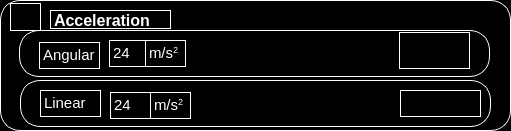
     <widget class="QWidget" name="widget_15" native="true">
      <property name="geometry">
       <rect>
        <x>10</x>
        <y>90</y>
        <width>511</width>
        <height>131</height>
       </rect>
      </property>
      <property name="styleSheet">
       <string notr="true">background-color:rgb(0, 0, 0);
border-color: rgb(243, 243, 243);
border-radius: 20px ;
border-width: 5rem;
border: 1px solid  rgb(255, 255, 255);</string>
      </property>
      <widget class="QLabel" name="label_6">
       <property name="geometry">
        <rect>
         <x>10</x>
         <y>0</y>
         <width>31</width>
         <height>31</height>
        </rect>
       </property>
       <property name="styleSheet">
        <string notr="true">image: url(:/newPrefix/Acceleration.jpg);
border: 1rem solid black;
margin-top: 3px;

</string>
       </property>
       <property name="text">
        <string/>
       </property>
      </widget>
      <widget class="QLabel" name="label_14">
       <property name="geometry">
        <rect>
         <x>50</x>
         <y>10</y>
         <width>121</width>
         <height>21</height>
        </rect>
       </property>
       <property name="styleSheet">
        <string notr="true">border: 1rem solid black;
font: 17pt &quot;Roboto&quot; ;
margin-bottom: 2px;
padding-right:2px;
</string>
       </property>
       <property name="text">
        <string>&lt;html&gt;&lt;head/&gt;&lt;body&gt;&lt;p&gt;&lt;span style=&quot; font-size:12pt; font-weight:600; color:#ffffff;&quot;&gt;Acceleration&lt;/span&gt;&lt;/p&gt;&lt;/body&gt;&lt;/html&gt;</string>
       </property>
      </widget>
      <widget class="QWidget" name="widget_27" native="true">
       <property name="geometry">
        <rect>
         <x>19</x>
         <y>30</y>
         <width>471</width>
         <height>51</height>
        </rect>
       </property>
       <property name="styleSheet">
        <string notr="true">margin-bottom: 4px;</string>
       </property>
       <widget class="QLabel" name="label_94">
        <property name="geometry">
         <rect>
          <x>20</x>
          <y>12</y>
          <width>61</width>
          <height>31</height>
         </rect>
        </property>
        <property name="styleSheet">
         <string notr="true">border: 1rem solid black;</string>
        </property>
        <property name="text">
         <string>&lt;html&gt;&lt;head/&gt;&lt;body&gt;&lt;p&gt;&lt;span style=&quot; font-size:11pt; color:#ffffff;&quot;&gt;Angular&lt;/span&gt;&lt;/p&gt;&lt;/body&gt;&lt;/html&gt;</string>
        </property>
       </widget>
       <widget class="QLabel" name="label_96">
        <property name="geometry">
         <rect>
          <x>90</x>
          <y>10</y>
          <width>41</width>
          <height>31</height>
         </rect>
        </property>
        <property name="styleSheet">
         <string notr="true">border: 1rem solid black;</string>
        </property>
        <property name="text">
         <string>&lt;html&gt;&lt;head/&gt;&lt;body&gt;&lt;p&gt;&lt;span style=&quot; font-size:11pt; color:#ffffff;&quot;&gt;24&lt;/span&gt;&lt;/p&gt;&lt;/body&gt;&lt;/html&gt;</string>
        </property>
       </widget>
       <widget class="QLabel" name="label_98">
        <property name="geometry">
         <rect>
          <x>126</x>
          <y>10</y>
          <width>41</width>
          <height>31</height>
         </rect>
        </property>
        <property name="styleSheet">
         <string notr="true">border: 1rem solid black;</string>
        </property>
        <property name="text">
         <string>&lt;html&gt;&lt;head/&gt;&lt;body&gt;&lt;p&gt;&lt;span style=&quot; font-size:11pt; color:#ffffff;&quot;&gt;m/s&lt;/span&gt;&lt;span style=&quot; font-size:11pt; color:#ffffff; vertical-align:super;&quot;&gt;2&lt;/span&gt;&lt;/p&gt;&lt;/body&gt;&lt;/html&gt;</string>
        </property>
       </widget>
       <widget class="QLabel" name="label_119">
        <property name="geometry">
         <rect>
          <x>380</x>
          <y>2</y>
          <width>71</width>
          <height>41</height>
         </rect>
        </property>
        <property name="styleSheet">
         <string notr="true">border: 1rem solid black;</string>
        </property>
        <property name="text">
         <string/>
        </property>
       </widget>
      </widget>
      <widget class="QWidget" name="widget_28" native="true">
       <property name="geometry">
        <rect>
         <x>20</x>
         <y>80</y>
         <width>471</width>
         <height>51</height>
        </rect>
       </property>
       <property name="styleSheet">
        <string notr="true">margin-bottom: 4px;</string>
       </property>
       <widget class="QLabel" name="label_95">
        <property name="geometry">
         <rect>
          <x>20</x>
          <y>10</y>
          <width>61</width>
          <height>31</height>
         </rect>
        </property>
        <property name="styleSheet">
         <string notr="true">border: 1rem solid black;</string>
        </property>
        <property name="text">
         <string>&lt;html&gt;&lt;head/&gt;&lt;body&gt;&lt;p&gt;&lt;span style=&quot; font-size:11pt; color:#ffffff;&quot;&gt;Linear&lt;/span&gt;&lt;/p&gt;&lt;/body&gt;&lt;/html&gt;</string>
        </property>
       </widget>
       <widget class="QLabel" name="label_97">
        <property name="geometry">
         <rect>
          <x>90</x>
          <y>12</y>
          <width>41</width>
          <height>31</height>
         </rect>
        </property>
        <property name="styleSheet">
         <string notr="true">border: 1rem solid black;</string>
        </property>
        <property name="text">
         <string>&lt;html&gt;&lt;head/&gt;&lt;body&gt;&lt;p&gt;&lt;span style=&quot; font-size:11pt; color:#ffffff;&quot;&gt;24&lt;/span&gt;&lt;/p&gt;&lt;/body&gt;&lt;/html&gt;</string>
        </property>
       </widget>
       <widget class="QLabel" name="label_99">
        <property name="geometry">
         <rect>
          <x>130</x>
          <y>10</y>
          <width>41</width>
          <height>41</height>
         </rect>
        </property>
        <property name="styleSheet">
         <string notr="true">margin-top:2px;
margin-bottom:12px;
border: 1rem solid black;</string>
        </property>
        <property name="text">
         <string>&lt;html&gt;&lt;head/&gt;&lt;body&gt;&lt;p&gt;&lt;span style=&quot; font-size:11pt; color:#ffffff;&quot;&gt;m/s&lt;/span&gt;&lt;span style=&quot; font-size:11pt; color:#ffffff; vertical-align:super;&quot;&gt;2&lt;/span&gt;&lt;/p&gt;&lt;/body&gt;&lt;/html&gt;</string>
        </property>
       </widget>
       <widget class="QLabel" name="label_120">
        <property name="geometry">
         <rect>
          <x>380</x>
          <y>10</y>
          <width>81</width>
          <height>31</height>
         </rect>
        </property>
        <property name="styleSheet">
         <string notr="true">border: 1rem solid black;</string>
        </property>
        <property name="text">
         <string/>
        </property>
       </widget>
      </widget>
     </widget>
